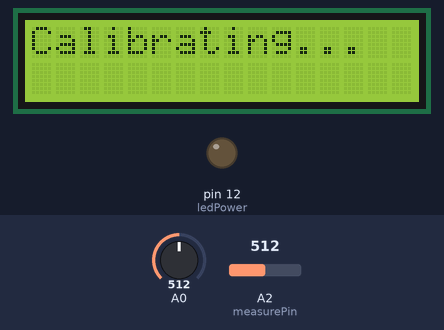
This sketch was run on a simulated Arduino Uno, built for the host (arithmetic inside an expression is 32-bit, double 64-bit). Shown: 16×2 character LCD, output pins drawn as LEDs (lit = HIGH). The inputs (shaded band) are chosen by the test bench; at power-on: A0 = 512, A2 (measurePin) = 512. The modem accepts every AT command (registered, SIM ready, sends succeed) and sends nothing else; what the sketch prints to the serial monitor is not drawn.

Above: at 0.1 s.
At 25.2 s:
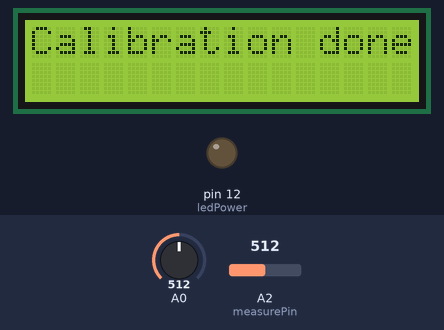
At 28.7 s:
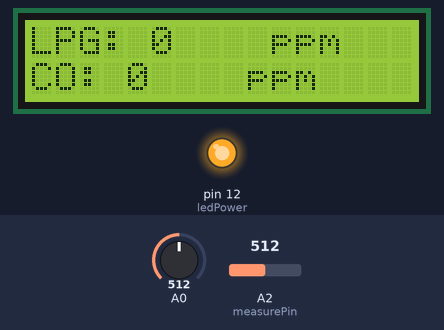
At 38.0 s:
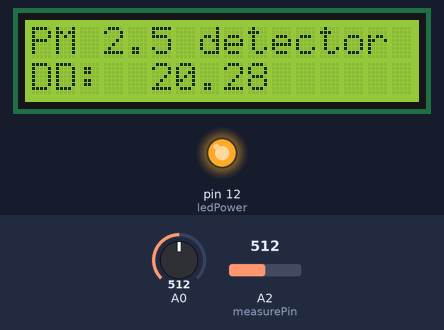
Timing chart, 0 to 39.5 s (numbered marks = the images above):
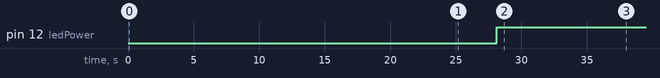

The sketch:

Air-pollution-monitor.ino
```cpp
// (licence header left out)
#include"WiFiLib/WiFi.h"
#include <Wire.h>
#include "ExternalLib/LiquidCrystal_I2C/LiquidCrystal_I2C.h"
#include "ExternalLib/dht.h"
dht DHT;

#define DHT11_PIN 7

LiquidCrystal_I2C lcd(0x3F,16,2);

int measurePin = A2;
int ledPower = 12;

int samplingTime = 280;
int deltaTime = 40;
int sleepTime = 9680;

float voMeasured = 0;
float calcVoltage = 0;
float dustDensity = 0;

//mq2

/************************Hardware Related Macros************************************/
#define         MQ_PIN                       (0)     //define which analog input channel you are going to use
#define         RL_VALUE                     (5)     //define the load resistance on the board, in kilo ohms
#define         RO_CLEAN_AIR_FACTOR          (9.83)  //RO_CLEAR_AIR_FACTOR=(Sensor resistance in clean air)/RO,
                                                     //which is derived from the chart in datasheet

/***********************Software Related Macros************************************/
#define         CALIBARAION_SAMPLE_TIMES     (50)    //define how many samples you are going to take in the calibration phase
#define         CALIBRATION_SAMPLE_INTERVAL  (500)   //define the time interal(in milisecond) between each samples in the
                                                     //cablibration phase
#define         READ_SAMPLE_INTERVAL         (50)    //define how many samples you are going to take in normal operation
#define         READ_SAMPLE_TIMES            (5)     //define the time interal(in milisecond) between each samples in
                                                     //normal operation

/**********************Application Related Macros**********************************/
#define         GAS_LPG                      (0)
#define         GAS_CO                       (1)
#define         GAS_SMOKE                    (2)

/*****************************Globals***********************************************/
float           LPGCurve[3]  =  {2.3,0.21,-0.47};   //two points are taken from the curve.
                                                    //with these two points, a line is formed which is "approximately equivalent"
                                                    //to the original curve.
                                                    //data format:{ x, y, slope}; point1: (lg200, 0.21), point2: (lg10000, -0.59)
float           COCurve[3]  =  {2.3,0.72,-0.34};    //two points are taken from the curve.
                                                    //with these two points, a line is formed which is "approximately equivalent"
                                                    //to the original curve.
                                                    //data format:{ x, y, slope}; point1: (lg200, 0.72), point2: (lg10000,  0.15)
float           SmokeCurve[3] ={2.3,0.53,-0.44};    //two points are taken from the curve.
                                                    //with these two points, a line is formed which is "approximately equivalent"
                                                    //to the original curve.
                                                    //data format:{ x, y, slope}; point1: (lg200, 0.53), point2: (lg10000,  -0.22)
float           Ro           =  10;                 //Ro is initialized to 10 kilo ohms


void setup() {


    lcd.init();        // initialize the lcd
    init_ESP8266();     // initalize the WiFi

    lcd.backlight();

    pinMode(ledPower,OUTPUT);

    lcd.print("Calibrating...");

    Ro = MQCalibration(MQ_PIN);

    lcd.clear();
    lcd.print("Calibration done");
    delay(3000);
    lcd.clear();


}

void loop() {


    int chk = DHT.read11(DHT11_PIN);


    digitalWrite(ledPower,LOW); // power on the LED
    delayMicroseconds(samplingTime);

    voMeasured = analogRead(measurePin); // read the dust value

    delayMicroseconds(deltaTime);
    digitalWrite(ledPower,HIGH); // turn the LED off
    delayMicroseconds(sleepTime);

  // 0 - 3.3V mapped to 0 - 1023 integer values
  // recover voltage
    calcVoltage = voMeasured * (3.3 / 1024);

  // linear eqaution taken from http://www.howmuchsnow.com/arduino/airquality/
  // Chris Nafis (c) 2012
    dustDensity = 0.17 * calcVoltage + 20;


    lcd.print("LPG:");
    lcd.setCursor(5,0);
    lcd.print(MQGetGasPercentage(MQRead(MQ_PIN)/Ro,GAS_LPG) );
    lcd.setCursor(10,0);
    lcd.print( "ppm" );
    lcd.setCursor(0,1);
    lcd.print("CO:");
    lcd.setCursor(4,1);
    lcd.print(MQGetGasPercentage(MQRead(MQ_PIN)/Ro,GAS_CO) );
    lcd.setCursor(9,1);
    lcd.print( "ppm" );
    delay(3000);
    lcd.clear();
    lcd.print("SMOKE:");
    lcd.setCursor(8,0);
    lcd.print(MQGetGasPercentage(MQRead(MQ_PIN)/Ro,GAS_SMOKE) );
    lcd.setCursor(12,0);
    lcd.print( "ppm" );
    delay(3000);
    lcd.clear();
    lcd.print("Temp: ");
    lcd.print(DHT.temperature);
    lcd.print((char)223);
    lcd.print("C");
    lcd.setCursor(0,1);
    lcd.print("Humidity: ");
    lcd.print(DHT.humidity);
    lcd.print("%");
    delay(3000);
    lcd.clear();
    lcd.print("PM 2.5 detector");
    lcd.setCursor(0,1);
    lcd.print("DD:");
    lcd.setCursor(5,1);
    lcd.print(dustDensity);
    delay(3000);
    lcd.clear();

    float sendArr[6];
    init_data(sendArr);
    updateSensorData(sendArr,6);

}
inline void init_data(float *arr)
{
  arr[0]=MQGetGasPercentage(MQRead(MQ_PIN)/Ro,GAS_LPG);
  arr[1]=MQGetGasPercentage(MQRead(MQ_PIN)/Ro,GAS_CO);
  arr[2]=MQGetGasPercentage(MQRead(MQ_PIN)/Ro,GAS_SMOKE);
  arr[3]=DHT.temperature;
  arr[4]=DHT.humidity;
  arr[5]=dustDensity;
}
//mq2 calib

float MQResistanceCalculation(int raw_adc)
{
  return ( ((float)RL_VALUE*(1023-raw_adc)/raw_adc));
}

/***************************** MQCalibration ****************************************
Input:   mq_pin - analog channel
Output:  Ro of the sensor
Remarks: This function assumes that the sensor is in clean air. It use
         MQResistanceCalculation to calculates the sensor resistance in clean air
         and then divides it with RO_CLEAN_AIR_FACTOR. RO_CLEAN_AIR_FACTOR is about
         10, which differs slightly between different sensors.
************************************************************************************/
float MQCalibration(int mq_pin)
{
  int i;
  float val=0;

  for (i=0;i<CALIBARAION_SAMPLE_TIMES;i++) {            //take multiple samples
    val += MQResistanceCalculation(analogRead(mq_pin));
    delay(CALIBRATION_SAMPLE_INTERVAL);
  }
  val = val/CALIBARAION_SAMPLE_TIMES;                   //calculate the average value

  val = val/RO_CLEAN_AIR_FACTOR;                        //divided by RO_CLEAN_AIR_FACTOR yields the Ro
                                                        //according to the chart in the datasheet

  return val;
}
/*****************************  MQRead *********************************************
Input:   mq_pin - analog channel
Output:  Rs of the sensor
Remarks: This function use MQResistanceCalculation to caculate the sensor resistenc (Rs).
         The Rs changes as the sensor is in the different consentration of the target
         gas. The sample times and the time interval between samples could be configured
         by changing the definition of the macros.
************************************************************************************/
float MQRead(int mq_pin)
{
  int i;
  float rs=0;

  for (i=0;i<READ_SAMPLE_TIMES;i++) {
    rs += MQResistanceCalculation(analogRead(mq_pin));
    delay(READ_SAMPLE_INTERVAL);
  }

  rs = rs/READ_SAMPLE_TIMES;

  return rs;
}

/*****************************  MQGetGasPercentage **********************************
Input:   rs_ro_ratio - Rs divided by Ro
         gas_id      - target gas type
Output:  ppm of the target gas
Remarks: This function passes different curves to the MQGetPercentage function which
         calculates the ppm (parts per million) of the target gas.
************************************************************************************/
int MQGetGasPercentage(float rs_ro_ratio, int gas_id)
{
  if ( gas_id == GAS_LPG ) {
     return MQGetPercentage(rs_ro_ratio,LPGCurve);
  } else if ( gas_id == GAS_CO ) {
     return MQGetPercentage(rs_ro_ratio,COCurve);
  } else if ( gas_id == GAS_SMOKE ) {
     return MQGetPercentage(rs_ro_ratio,SmokeCurve);
  }

  return 0;
}

/*****************************  MQGetPercentage **********************************
Input:   rs_ro_ratio - Rs divided by Ro
         pcurve      - pointer to the curve of the target gas
Output:  ppm of the target gas
Remarks: By using the slope and a point of the line. The x(logarithmic value of ppm)
         of the line could be derived if y(rs_ro_ratio) is provided. As it is a
         logarithmic coordinate, power of 10 is used to convert the result to non-logarithmic
         value.
************************************************************************************/
int  MQGetPercentage(float rs_ro_ratio, float *pcurve)
{
  return (pow(10,( ((log(rs_ro_ratio)-pcurve[1])/pcurve[2]) + pcurve[0])));
}
```

dht.h
```cpp
//
//    FILE: dht.h
//  AUTHOR: Rob Tillaart
// VERSION: 0.1.14
// PURPOSE: DHT Temperature & Humidity Sensor library for Arduino
//     URL: http://arduino.cc/playground/Main/DHTLib
//
// HISTORY:
// see dht.cpp file
//

#ifndef dht_h
#define dht_h

#if ARDUINO < 100
#include <WProgram.h>
#else
#include <Arduino.h>
#endif

#define DHT_LIB_VERSION "0.1.14"

#define DHTLIB_OK                0
#define DHTLIB_ERROR_CHECKSUM   -1
#define DHTLIB_ERROR_TIMEOUT    -2
#define DHTLIB_INVALID_VALUE    -999

#define DHTLIB_DHT11_WAKEUP     18
#define DHTLIB_DHT_WAKEUP       1

// max timeout is 100 usec.
// For a 16 Mhz proc 100 usec is 1600 clock cycles
// loops using DHTLIB_TIMEOUT use at least 4 clock cycli
// so 100 us takes max 400 loops
// so by dividing F_CPU by 40000 we "fail" as fast as possible
#define DHTLIB_TIMEOUT (F_CPU/40000)

class dht
{
public:
    // return values:
    // DHTLIB_OK
    // DHTLIB_ERROR_CHECKSUM
    // DHTLIB_ERROR_TIMEOUT
    int read11(uint8_t pin);
    int read(uint8_t pin);

    inline int read21(uint8_t pin) { return read(pin); };
    inline int read22(uint8_t pin) { return read(pin); };
    inline int read33(uint8_t pin) { return read(pin); };
    inline int read44(uint8_t pin) { return read(pin); };

    double humidity;
    double temperature;

private:
    uint8_t bits[5];  // buffer to receive data
    int _readSensor(uint8_t pin, uint8_t wakeupDelay);
};
#endif
//
// END OF FILE
//
```

WiFi.h
```cpp
// (licence header left out)
#ifndef WIFI_PART
#define WIFI_PART

#include "../ExternalLib/ESP8266.h"
#include <SoftwareSerial.h>


#define esp8266Serial mySerial

//#define SSID "AndroidAP"
//#define PASSWORD "ogbq1848"
#define SSID "mmp"
#define PASSWORD "13141314"
#define HOST_NAME "139.199.118.226"
#define HOST_PORT 80
// Security can be WLAN_SEC_UNSEC, WLAN_SEC_WEP, WLAN_SEC_WPA or WLAN_SEC_WPA2
#define WLAN_SECURITY   WLAN_SEC_WPA2

#define _DEBUG_  //debug settings and show status by Serial

void init_ESP8266();
String updateSensorData(float *Array,int ArrayLength,String postUrl="/Mr.K/get_data.php?0=");
#endif
```

Source omitted: ESP8266.h (24428 bytes)

Measured:
- by itself, pin 12 (ledPower): LOW → HIGH at 28.1 s
- by itself, everything shown: repeats every 13.7 s, in 8 steps
- what the display in image 0 shows lasts 25.0 s, from 0.1 s to 25.1 s
- what the display in image 1 shows lasts 3.0 s, from 25.1 s to 28.1 s
